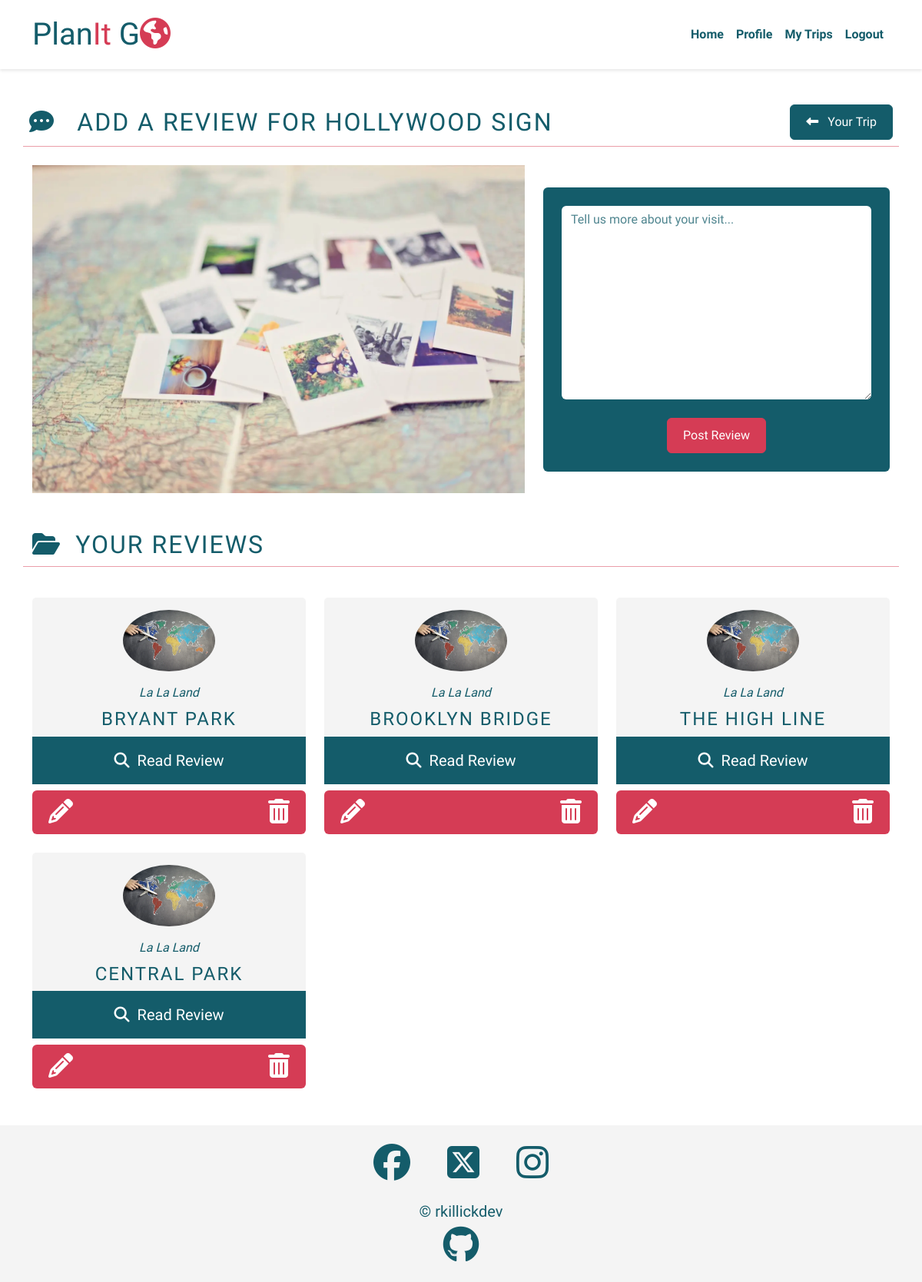
The page /trips/la-la-land-baby/49/review/324/ (signed in) on the database as committed earlier.
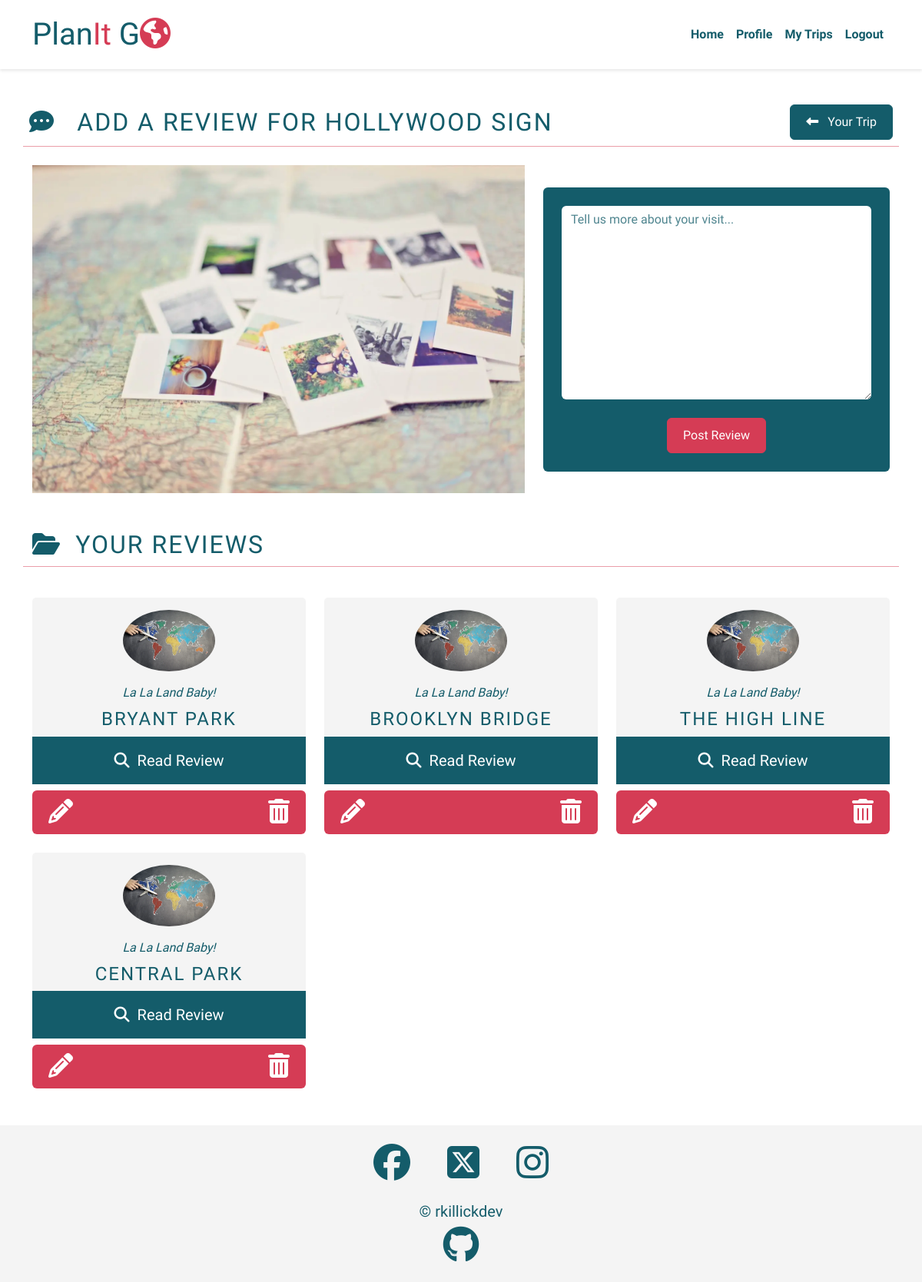
The same page on the database as committed later.
### places/models.py (models this page shows, shortened)
class Place(models.Model):
    location = models.ForeignKey(
        Location, on_delete=models.CASCADE, related_name="places"
    )
    venue_id = models.CharField(max_length=50, unique=True)
    type = models.CharField(max_length=150, null=True)
    category = models.CharField(max_length=150)
    sub_categories = models.JSONField(null=True, blank=True)
    name = models.CharField(max_length=50)
    slug = models.SlugField(max_length=50)
    location_string = models.CharField(max_length=150, null=True)
    description = models.TextField(null=True)
    image = models.CharField(max_length=150, default="placeholder")
    ranking_position = models.IntegerField(null=True)
    rating = models.FloatField(null=True)
    phone = models.CharField(max_length=50, null=True)
    address = models.JSONField()
    latitude = models.DecimalField(max_digits=10, decimal_places=8)
    longitude = models.DecimalField(max_digits=11, decimal_places=8)
    website = models.CharField(max_length=200, null=True)
    ranking_string = models.CharField(max_length=150, null=True)
    created_on = models.DateTimeField(auto_now_add=True)
    approved = models.BooleanField(default=True)
    class Meta:
        ordering = ["-ranking_position"]

class Review(models.Model):
    place = models.ForeignKey(
        Place, on_delete=models.CASCADE, related_name="reviews"
    )
    profile = models.ForeignKey(
        Profile, on_delete=models.CASCADE, related_name="reviews"
    )
    body = models.TextField()
    user_rating = models.IntegerField(
        null=True,
        blank=True,
        validators=[MinValueValidator(0), MaxValueValidator(5)],
    )
    recommended = models.BooleanField(default=False, null=True)
    created_on = models.DateTimeField(auto_now_add=True)
    approved = models.BooleanField(default=False)
    class Meta:
        ordering = ["created_on"]

### trips/models.py (models this page shows, shortened)
class Trip(models.Model):
    profile = models.ForeignKey(
        Profile, on_delete=models.CASCADE, related_name="trips"
    )
    location = models.ForeignKey(
        Location, on_delete=models.CASCADE, related_name="trips"
    )
    title = models.CharField(max_length=30, unique=True)
    slug = models.SlugField(max_length=30)
    description = models.TextField(blank=True)
    trip_image = CloudinaryField(
        "image",
        default="placeholder",
        transformation={
            "width": "1500",
            "height": "1000",
            "crop": "fill",
            "gravity": "auto",
            "fetch_format": "auto",
            "quality": "auto",
            "dpr": "auto",
            "responsive": True,
        },
        folder="/images/trips",
        format="webp",
    )
    start_date = models.DateField(blank=True, null=True)
    end_date = models.DateField(blank=True, null=True)
    created_on = models.DateTimeField(auto_now_add=True)
    is_complete = models.BooleanField(default=False)
    places = models.ManyToManyField(
        Place, related_name="trip_place", blank=True
    )
    class Meta:
        ordering = ["-start_date"]

### trips/views.py (the view)
@login_required()
def review_create(request, slug, trip_id, place_id, *args, **kwargs):
    trip = get_object_or_404(Trip, id=trip_id)
    place = get_object_or_404(Place, id=place_id)
    reviews = trip.profile.reviews.all().order_by("created_on")
    if request.method == "POST":
        review_form = ReviewForm(data=request.POST)
        if review_form.is_valid():
            review_form.instance.profile = request.user.profile
            review = review_form.save(commit=False)
            review.place = place
            review.save()
            messages.add_message(request, messages.SUCCESS, "Review Complete!")
        else:
            review_form = ReviewForm()
            messages.add_message(
                request, messages.ERROR, "There was an error!"
            )
        return HttpResponseRedirect(
            reverse("review", args=[trip.slug, trip_id, place_id])
        )
    else:
        review_form = ReviewForm()
        if not trip.profile.id == request.user.profile.id:
            raise PermissionDenied()
        return render(
            request,
            "trips/review.html",
            {
                "trip": trip,
                "place": place,
                "reviews": reviews,
                "review_form": ReviewForm(),
            },
        )

### places/forms.py
class ReviewForm(ModelForm):
    def __init__(self, *args, **kwargs):
        super().__init__(*args, **kwargs)
        self.helper = FormHelper()
        self.helper.form_id = "reviewForm"
        self.helper.form_class = "rounded bg-dark text-light p-4"
        self.helper.form_show_labels = False
        self.helper.form_method = "POST"
        self.helper.layout = Layout(
            Field(
                "body",
                placeholder="Tell us more about your visit...",
                aria_label="Write a description of your trip",
            ),
            Div(
                Submit(
                    "Submit",
                    "Post Review",
                    css_id="submitButton",
                    css_class="btn btn-primary text-light",
                ),
                css_class="mt-4 text-center",
            ),
        )
    class Meta:
        model = Review
        fields = ["body"]

### trips/templates/trips/review.html (shortened to what this page needs)
{% extends "base.html" %}
{% block content %}
{% load static %}
{% load crispy_forms_tags %}
<section id="write-review"
         class="reviews mt-7 mb-5">
  <div class="container">
    <div class="row mb-2">
      <div class="action-title d-flex justify-content-between align-items-center p-2">
        <h2 class="mb-0">
          <span class="pb-3 d-block d-lg-inline">
            <i class="fa-solid fa-comment-dots"></i>&ensp;
          </span><span id="review-heading">Add a</span> review for <span id="review-place">{{ place.name }}</span>
        </h2>
        <a class="btn btn-dark button-link align-self-center button-transform"
           href="{% url 'trip_detail' trip.slug trip.id %}">
          <span>
            <i class="fa-solid fa-left-long"></i>&ensp;
          </span>Your&nbsp;Trip
        </a>
      </div>
      <hr>
    </div>
    <div class="row mb-4">
      <div class="col-lg-7 d-flex flex-column justify-content-center gap-4">
        <div class="image-container">
          <img src="{% static 'images/map-photo-memories-1500x1000-compress.webp'%}"
               alt="Polaroid pictures scattered across a map"
               class="img-fluid d-none d-lg-block">
        </div>
      </div>
      <div class="col-lg-5 d-flex flex-column justify-content-center">
        {% crispy review_form %}
      </div>
    </div>
  </div>
</section>
{% if request.user.profile.reviews.count > 0 %}
<section id="reviews-list"
         class="mb-5">
  <div class="container">
    <div class="row">
      <h2 class="action-title">
        <span><i class="fa-solid fa-folder-open"></i>&ensp;</span>Your Reviews
      </h2>
      <hr>
    </div>
    <div class="row">
      {% for review in reviews %}
        <div class="col-lg-4 d-flex flex-column justify-content-between gy-4">
          {% include 'includes/review_cards.html' %}
          {% if user.is_authenticated and review.profile.id == user.profile.id %}
            <div class="d-flex justify-content-between bg-primary rounded mt-2">
              <a href="#top"
                class="btn btn-edit text-light"
                data-review_id="{{ review.id }}"
                data-place_name="{{ review.place.name }}"
                aria-label="Edit this review"
              >
                <i class="fa-solid fa-pencil fa-2x transform-dark"></i>
              </a>
              <button class="btn btn-delete text-light"
                      data-target_id="{{ review.id }}"
                      data-task="delete_review"
                      data-bs-toggle="modal"
                      data-bs-target="#modal-delete-confirm"
                      aria-label="Delete this review">
                <i class="fa-solid fa-trash-can fa-2x transform-dark"></i>
              </button>
            </div>
          {% endif %}
        </div>
        {% if forloop.counter|divisibleby:3 %}
    </div>
    <div class="row">
        {% endif %}
      {% endfor %}
    </div>
  </div>
</section>
{% endif %}
{% endblock %}

### templates/base.html (shortened to what this page needs)
{% load static %}
<!DOCTYPE html>
<html lang="en">
<head>
  <link rel="stylesheet"
        href="{% static 'css/min/bootstrap-min.css' %}">
  <link rel="stylesheet"
        type="text/css"
        href="https://cdnjs.cloudflare.com/ajax/libs/animate.css/3.5.2/animate.min.css">
  <link rel="stylesheet"
        href="{% static 'css/styles.css' %}">
</head>
<body class="d-flex flex-column min-vh-100 main-bg">
  {% include 'includes/nav.html' %}
  <main>
    {% block content %}{% endblock content %}
  </main>
  {% include 'includes/footer.html' %}
</body>
</html>

### templates/includes/nav.html (shortened to what this page needs)
<nav class="navbar navbar-expand-lg fixed-top navbar-light bg-light py-3">
  <div class="container">
    <a href="{% url 'home' %}"
       class="navbar-brand image-clickable">
      <h1 class="m-0">Plan<span class="text-primary">It</span> G<span><i class="text-primary fa-solid fa-earth-americas"></i></span></h1>
    </a>
    <div class="collapse navbar-collapse"
         id="navbarNavDropdown">
      <ul class="navbar-nav ms-auto">
        <li class="nav-item {% if request.user.is_staff %} d-none {% endif %}">
          <a href="{% url 'home' %}" class="nav-link {% if request.resolver_match.url_name == 'home' %} active {% endif %} fw-semibold">Home</a>
        </li>
        {% if user.is_authenticated %}
          {% if request.user.is_staff %}
            <li class="nav-item">
              <a href="{% url 'locations' %}" class="nav-link {% if request.resolver_match.url_name == 'locations' %} active {% endif %} fw-semibold">Admin</a>
            </li>
          {% else %}
            <li class="nav-item">
              <a href="{% url 'update_profile' request.user.profile.id %}" class="nav-link {% if request.resolver_match.url_name == 'update_profile' %} active {% endif %} fw-semibold">Profile</a>
            </li>
            <li class="nav-item">
              <a href="{% url 'trip_list' %}" class="nav-link {% if request.resolver_match.url_name == 'trip_list' %} active {% endif %} fw-semibold">My Trips</a>
            </li>
          {% endif %}
          <li class="nav-item">
            <a href="{% url 'account_logout' %}" class="nav-link {% if request.resolver_match.url_name == 'account_logout' %} active {% endif %} fw-semibold">Logout</a>
          </li>
        {% endif %}
      </ul>
    </div>
  </div>
</nav>

### templates/includes/review_cards.html (shortened to what this page needs)
{% load static %}
<div data-bs-toggle="modal"
        role="button"
        aria-label="Opens full review in a modal"
        data-bs-target="#modal-user-review"
        class="border-0 h-100">
  <div class="user-review card border-0 text-center image-clickable h-100"
       data-review_id="{{ review.id }}">
    <div class="card-header border-0 bg-secondary h-100 d-flex flex-column justify-content-center">
        <div class="row">
          <div class="image-container p-2">
            {% if 'placeholder' in review.profile.profile_image.url %}
              <img src="{% static 'images/placeholders/globe-profile-face-compress-square.webp' %}"
                  alt="Inflatable globe with two eyes stuck on"
                  id="review-image{{ review.id }}"
                  class="img-fluid rounded-circle"
                  width="120"
                  height="120">
            {% else %}
              <img src="{{ review.profile.profile_image.url }}"
                  alt="picture of {{ profile.screen_name }}"
                  id="review-image{{ review.id }}"
                  class="img-fluid rounded-circle"
                  width="120"
                  height="120">
            {% endif %}
          </div>
          <p id="review-profile-name{{ review.id }}"
             class="review-card-text fs-6 fst-italic p-2">{% if request.resolver_match.url_name == 'review' %}{{ trip.title }}{% else %}{{ review.profile.screen_name}}{% endif %}
          </p>
        </div>
        <div class="row {% if request.resolver_match.url_name == 'place_browse_detail' %} d-none {% endif %}">
          <h3 id="review-location{{ review.id }}"
              class="review-card-text fs-4">{{ review.place.name }}
          </h3>
        </div>
    </div>
    <div class="card-body bg-dark">
      <p class="review-card-text lead text-light">
        <span><i class="fa-solid fa-magnifying-glass"></i>&ensp;</span>Read Review
      </p>
    </div>
  </div>
</div>

### templates/includes/review_solo_modal.html (shortened to what this page needs)
{% load static %}

### templates/includes/footer.html
<footer class="mt-auto bg-secondary">
  <div class="container">
    <div class="row mb-3">
      <div class="social-links d-flex justify-content-center pt-4 gap-5">
        <a href="http://facebook.com" class="link-transform" target="_blank" rel="noopener" aria-label="Visit our Facebook page (opens in a new tab)"><i class="fa-brands fa-facebook fa-3x"></i></a>
        <a href="http://twitter.com" class="link-transform" target="_blank" rel="noopener" aria-label="Visit our Twitter page (opens in a new tab)"><i class="fa-brands fa-square-x-twitter fa-3x"></i></a>
        <a href="http://instagram.com" class="link-transform" target="_blank" rel="noopener" aria-label="Visit our Instagram page (opens in a new tab)"><i class="fa-brands fa-instagram fa-3x"></i></a>
      </div>
    </div>
    <div class="row pb-4">
      <div class="d-flex flex-column justify-content-center pt-2 align-items-center gap-1">
        <p class="lead mb-auto">© rkillickdev</p>
        <a href="https://github.com/rkillickdev/plan-it-go" class="link-transform" target="_blank" rel="noopener" aria-label="Visit the developer's GitHub page (opens in a new tab)">
          <i class="fa-brands fa-github nav-icon fa-3x"></i>
      </a>
      </div>
    </div>
  </div>
</footer>

### static/css/styles.css (style rules this page uses)
* { box-sizing: border-box; padding: 0; margin: 0; }
a { text-decoration: none; color: inherit; }
ul { list-style-type: none; }
hr { color: var(--bs-primary); opacity: 0.5; }
h2, h3, h4 { text-transform: uppercase; letter-spacing: 2px; }
.btn-dark { --bs-btn-hover-color:var(--bs-light); }
.button-link { width: fit-content; }
.link-transform { transition: all 0.15s ease; }
.navbar { box-shadow: 0 2px 4px 0 rgba(0, 0, 0, 0.1); }
.image-clickable { transition: all 0.15s ease; }
.review-card-text { margin: 0; }

Rows that differ between the two databases and show on the page:
changed Trip: title "La La Land" → "La La Land Baby!"
